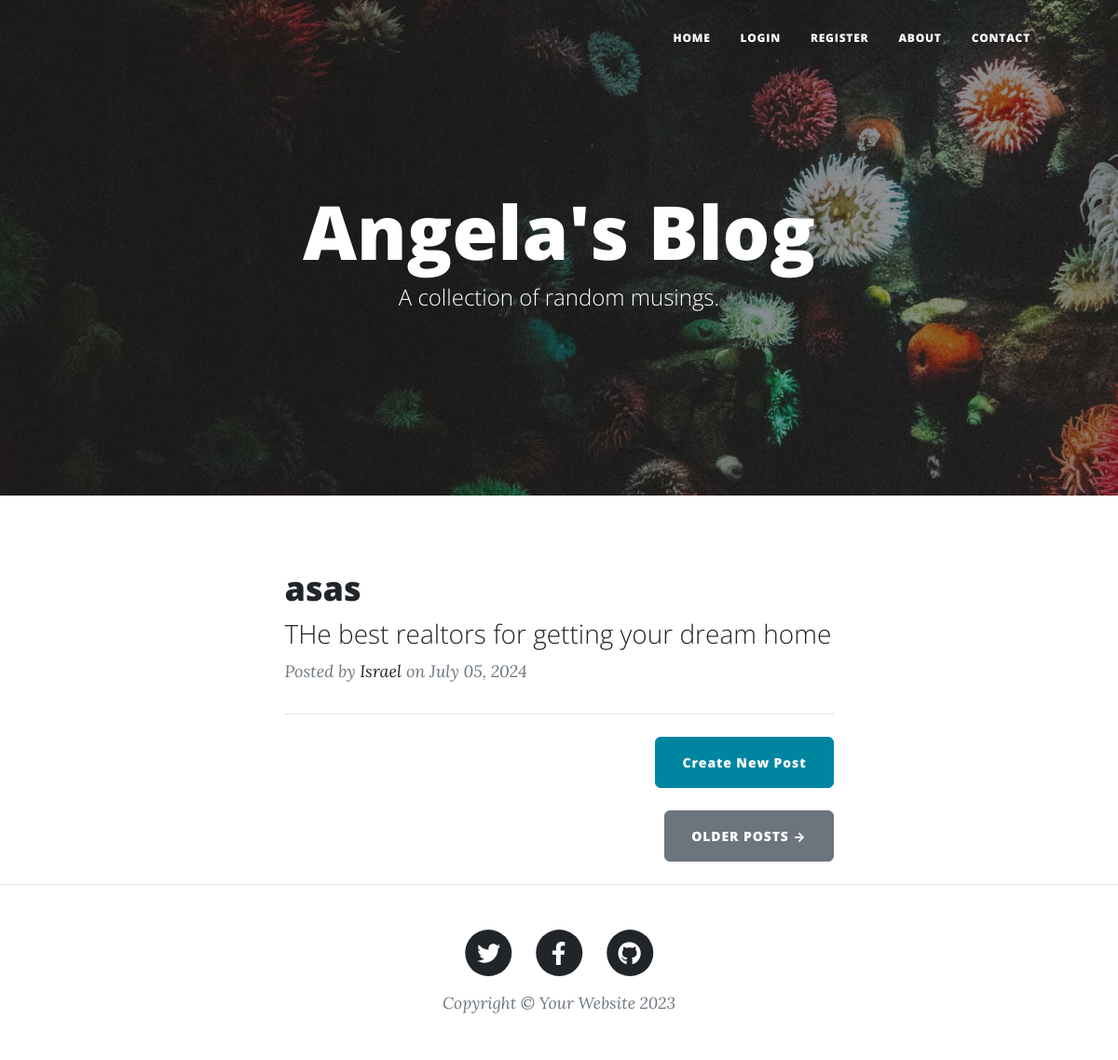
Before: / with the older database file.
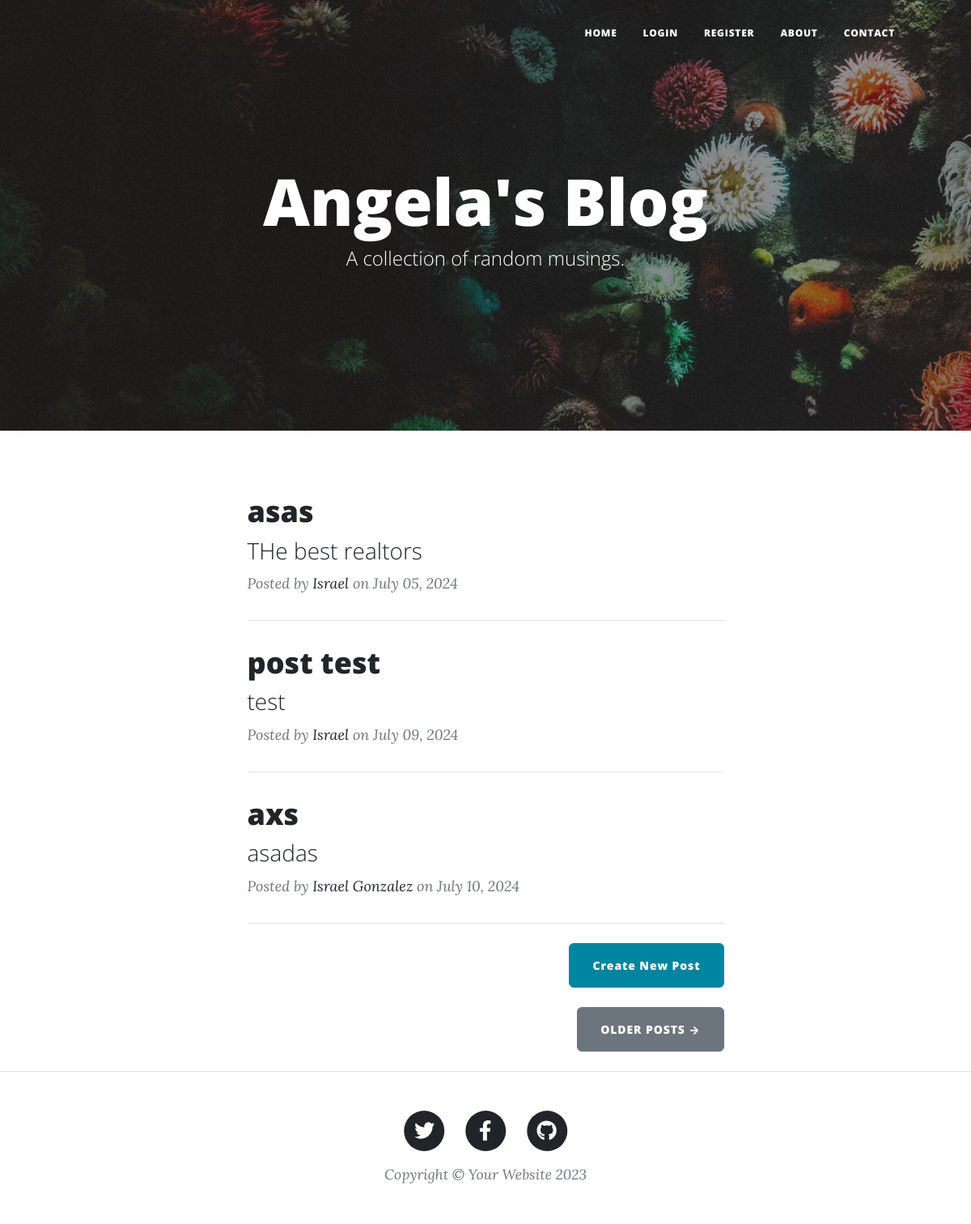
After: the same page with the newer database file.
### main.py (models this page shows)
class BlogPost(db.Model):
    __tablename__ = "blog_posts"
    id: Mapped[int] = mapped_column(Integer, primary_key=True)
    author_id: Mapped[int] = mapped_column(Integer, ForeignKey("user.id"))
    author = relationship("User", back_populates="posts")
    title: Mapped[str] = mapped_column(String(250), unique=True, nullable=False)
    subtitle: Mapped[str] = mapped_column(String(250), nullable=False)
    date: Mapped[str] = mapped_column(String(250), nullable=False)
    body: Mapped[str] = mapped_column(Text, nullable=False)
    img_url: Mapped[str] = mapped_column(String(250), nullable=False)
    comments = relationship("Comment", back_populates="parent_post")

class User(UserMixin, db.Model):
    __tablename__ = "user"
    id: Mapped[int] = mapped_column(Integer, primary_key=True)
    name: Mapped[str] = mapped_column(String(250), nullable=False)
    email: Mapped[str] = mapped_column(String(250), nullable=False)
    password: Mapped[str] = mapped_column(String(250), nullable=False)
    posts = relationship("BlogPost", back_populates="author")
    comments = relationship("Comment", back_populates="comment_author")

### main.py (the view)
@app.route("/")
def get_all_posts():
    result = db.session.execute(db.select(BlogPost))
    posts = result.scalars().all()
    print(current_user)
    return render_template(
        "index.html",
        all_posts=posts,
        current_user=current_user,
    )

### templates/index.html (shortened to what this page needs)
{% include "header.html" %}
<header class="masthead" style="background-image: url('../static/assets/img/home-bg.jpg')">
    <div class="container position-relative px-4 px-lg-5">
        <div class="row gx-4 gx-lg-5 justify-content-center">
            <div class="col-md-10 col-lg-8 col-xl-7">
                <div class="site-heading">
                    <h1>Angela's Blog</h1>
                    <span class="subheading">A collection of random musings.</span>
                </div>
            </div>
        </div>
    </div>
</header>
<div class="container px-4 px-lg-5">
    <div class="row gx-4 gx-lg-5 justify-content-center">
        <div class="col-md-10 col-lg-8 col-xl-7">
            {% for post in all_posts %}
            <div class="post-preview">
                <a href="{{ url_for('show_post', post_id=post.id) }}">
                    <h2 class="post-title">{{ post.title }}</h2>
                    <h3 class="post-subtitle">{{ post.subtitle }}</h3>
                </a>
                <p class="post-meta">
                    Posted by
                    <a href="#">{{post.author.name}}</a>
                    on {{post.date}}
                </p>
            </div>
            <hr class="my-4" />
            {% endfor %}
            <div class="d-flex justify-content-end mb-4">
                <a class="btn btn-primary float-right" href="{{url_for('add_new_post')}}">Create New Post</a>
            </div>
            <div class="d-flex justify-content-end mb-4">
                <a class="btn btn-secondary text-uppercase" href="#!">Older Posts →</a>
            </div>
        </div>
    </div>
</div>
{% include "footer.html" %}

### templates/header.html (shortened to what this page needs)
<!DOCTYPE html>
<html lang="en">
<head>
    {% block styles %}
    {{ bootstrap.load_css() }}
    <link href="{{ url_for('static', filename='css/styles.css') }}" rel="stylesheet" />
    {% endblock %}
</head>
<body>
    <nav class="navbar navbar-expand-lg navbar-light" id="mainNav">
        <div class="container px-4 px-lg-5">
            <div class="collapse navbar-collapse" id="navbarResponsive">
                <ul class="navbar-nav ms-auto py-4 py-lg-0">
                    <li class="nav-item">
                        <a class="nav-link px-lg-3 py-3 py-lg-4" href="{{ url_for('get_all_posts') }}">Home</a>
                    </li>
                    {% if not current_user.id %}
                    <li class="nav-item">
                        <a class="nav-link px-lg-3 py-3 py-lg-4" href="{{ url_for('login') }}">Login</a>
                    </li>
                    <li class="nav-item">
                        <a class="nav-link px-lg-3 py-3 py-lg-4" href="{{ url_for('register') }}">Register</a>
                    </li>
                    {% endif %}
                    <li class="nav-item">
                        <a class="nav-link px-lg-3 py-3 py-lg-4" href="{{ url_for('about') }}">About</a>
                    </li>
                    <li class="nav-item">
                        <a class="nav-link px-lg-3 py-3 py-lg-4" href="{{ url_for('contact') }}">Contact</a>
                    </li>
                </ul>
            </div>
        </div>
    </nav>
</body>
</html>

### templates/footer.html (shortened to what this page needs)
        <footer class="border-top">
          <div class="container px-4 px-lg-5">
              <div class="row gx-4 gx-lg-5 justify-content-center">
                  <div class="col-md-10 col-lg-8 col-xl-7">
                      <ul class="list-inline text-center">
                          <li class="list-inline-item">
                              <a href="#!">
                                  <span class="fa-stack fa-lg">
                                      <i class="fas fa-circle fa-stack-2x"></i>
                                      <i class="fab fa-twitter fa-stack-1x fa-inverse"></i>
                                  </span>
                              </a>
                          </li>
                          <li class="list-inline-item">
                              <a href="#!">
                                  <span class="fa-stack fa-lg">
                                      <i class="fas fa-circle fa-stack-2x"></i>
                                      <i class="fab fa-facebook-f fa-stack-1x fa-inverse"></i>
                                  </span>
                              </a>
                          </li>
                          <li class="list-inline-item">
                              <a href="#!">
                                  <span class="fa-stack fa-lg">
                                      <i class="fas fa-circle fa-stack-2x"></i>
                                      <i class="fab fa-github fa-stack-1x fa-inverse"></i>
                                  </span>
                              </a>
                          </li>
                      </ul>
                      <div class="small text-center text-muted fst-italic">Copyright &copy; Your Website 2023</div>
                  </div>
              </div>
          </div>
      </footer>
  </body>
</html>

Changed rows visible on the page:
changed BlogPost "asas": subtitle "THe best realtors for getting your dream home" → "THe best realtors"
added BlogPost: title "post test", subtitle "test", author.name "Israel", date "July 09, 2024"
added BlogPost: title "axs", subtitle "asadas", author.name "Israel Gonzalez", date "July 10, 2024"
